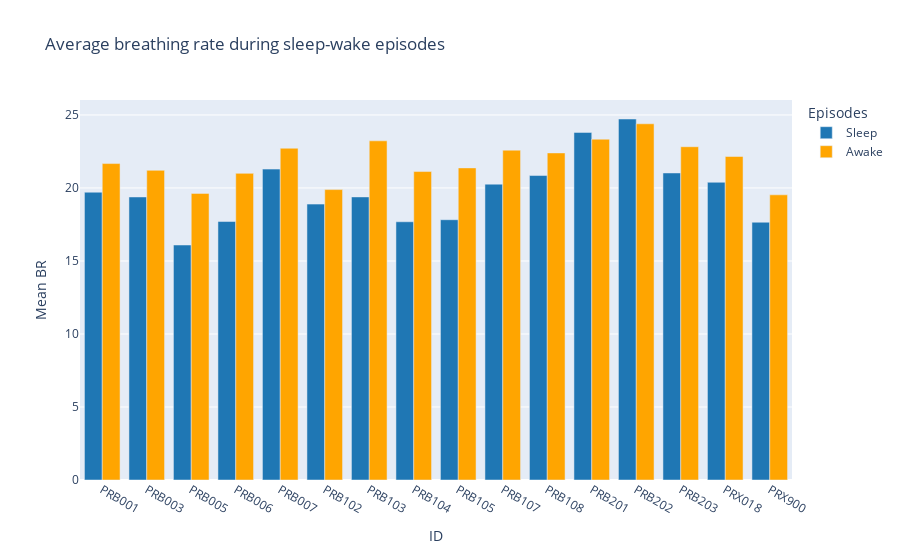

The notebook cell this image was saved under:
### Code cell
fig = go.Figure()

fig.add_trace(go.Bar(
    x=df_sleep_wake_agg.index,
    y=df_sleep_wake_agg.BR_mean_sleep,
    name='Sleep',
    marker_color='#1f77b4'
))

fig.add_trace(go.Bar(
    x=df_sleep_wake_agg.index,
    y=df_sleep_wake_agg.BR_mean_awake,
    name='Awake',
    marker_color='orange'
))

fig.update_layout(
    barmode='group',
    title="Average breathing rate during sleep-wake episodes",
    xaxis_title="ID",
    yaxis_title="Mean BR",
    legend_title="Episodes"
)

fig.show()

### Figure 1 — Plotly figure (JSON) as saved in the notebook; plotly's stock layout.template omitted (floating-point values rounded to 4 significant figures)
{"data": [{"marker": {"color": "#1f77b4"}, "name": "Sleep", "type": "bar", "x": ["PRB001", "PRB003", "PRB005", "PRB006", "PRB007", "PRB102", "PRB103", "PRB104", "PRB105", "PRB107", "PRB108", "PRB201", "PRB202", "PRB203", "PRX018", "PRX900"], "y": [19.71, 19.38, 16.09, 17.7, 21.29, 18.89, 19.39, 17.68, 17.82, 20.26, 20.85, 23.8, 24.72, 21.03, 20.39, 17.65]}, {"marker": {"color": "orange"}, "name": "Awake", "type": "bar", "x": ["PRB001", "PRB003", "PRB005", "PRB006", "PRB007", "PRB102", "PRB103", "PRB104", "PRB105", "PRB107", "PRB108", "PRB201", "PRB202", "PRB203", "PRX018", "PRX900"], "y": [21.67, 21.21, 19.63, 21.0, 22.72, 19.89, 23.23, 21.12, 21.37, 22.59, 22.4, 23.34, 24.39, 22.82, 22.16, 19.53]}], "layout": {"autosize": true, "barmode": "group", "legend": {"title": {"text": "Episodes"}}, "title": {"text": "Average breathing rate during sleep-wake episodes"}, "xaxis": {"autorange": true, "range": [-0.5, 15.5], "title": {"text": "ID"}, "type": "category"}, "yaxis": {"autorange": true, "range": [0, 26.02], "title": {"text": "Mean BR"}, "type": "linear"}}}
